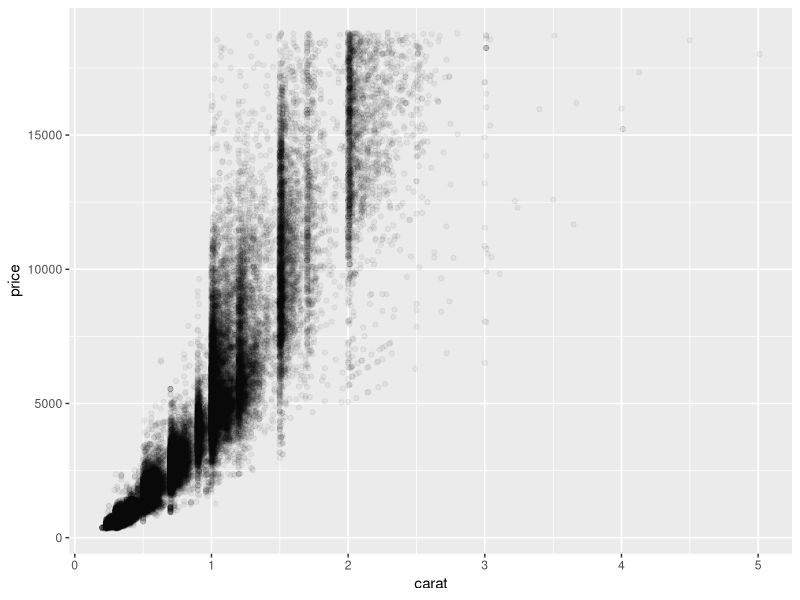
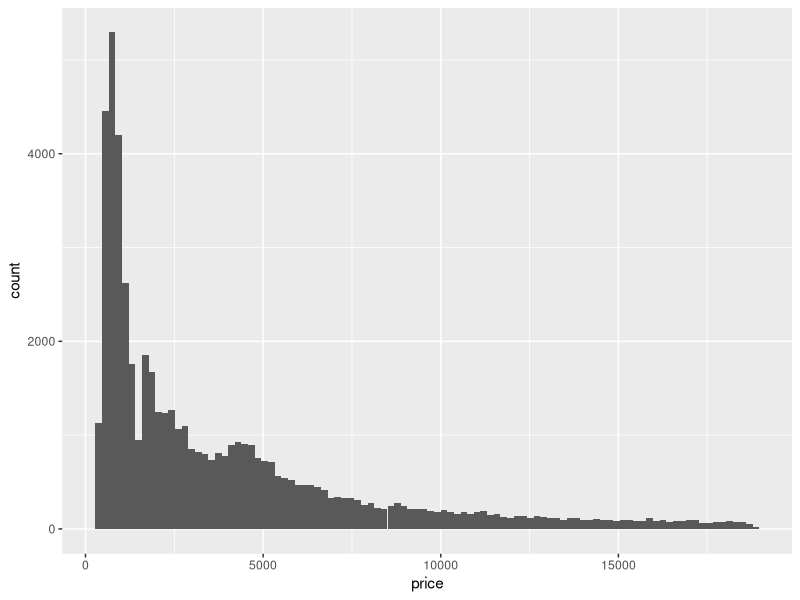
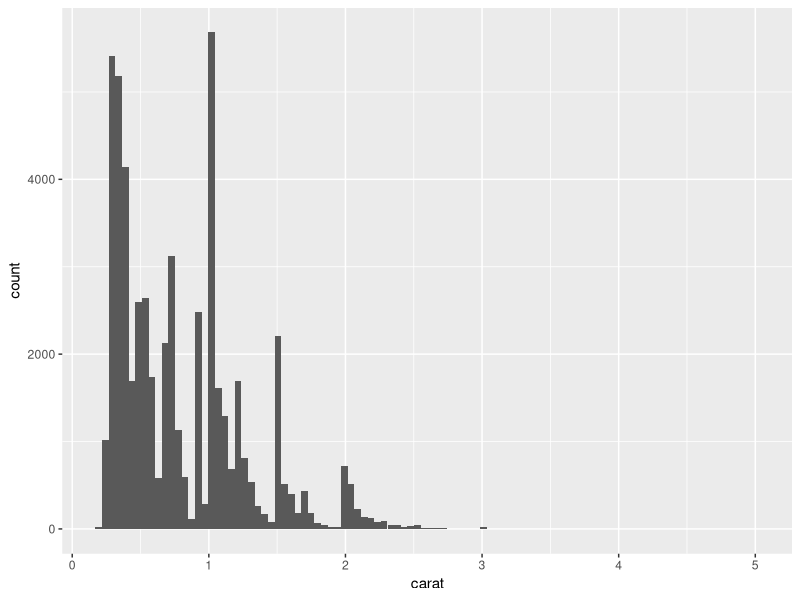
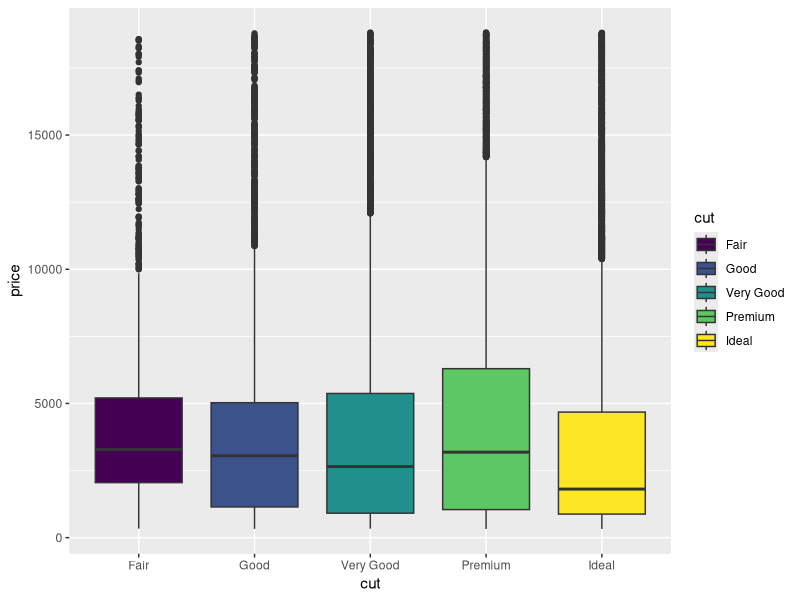
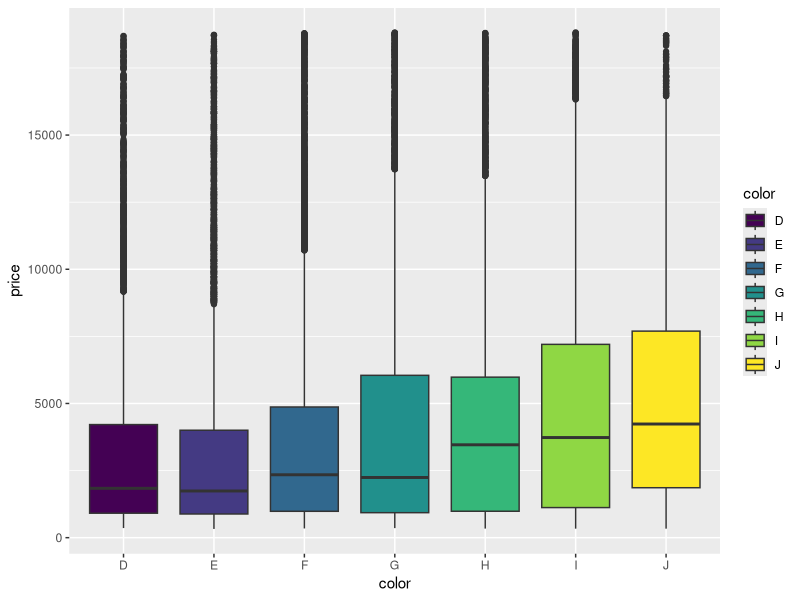
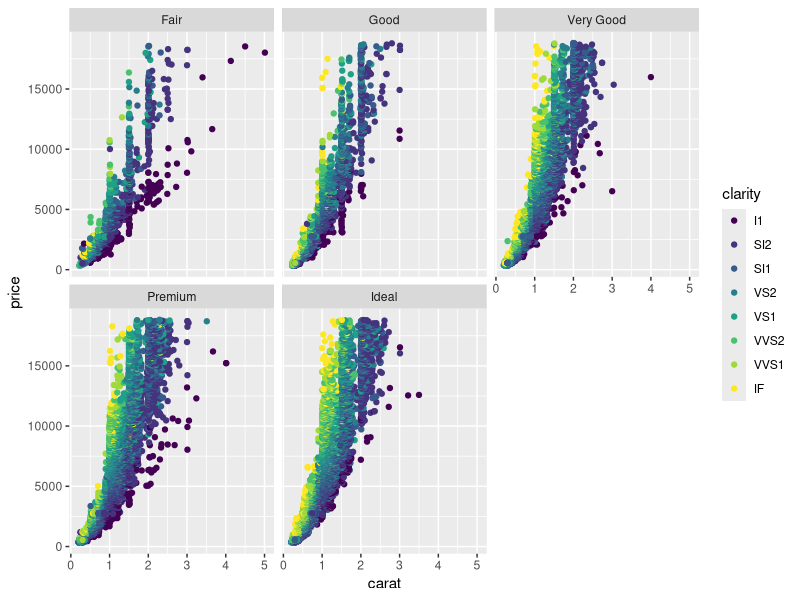
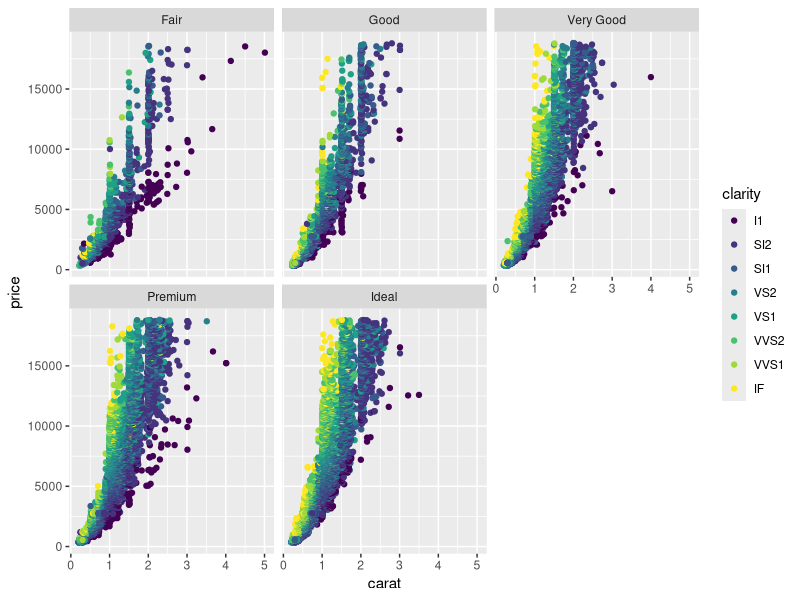

Reproduce these figures in R, in order.

#Read in data
library(ggplot2)
library(gridExtra)

# load the diamonds dataset
diamonds <- diamonds

head(diamonds)


#Calulate the number of rows and columns
nrow(diamonds)

ncol(diamonds)

#make a "quick" plot using ggplot2


#Plot carat vs. price
ggplot(diamonds, aes(carat, price)) +
  geom_point(alpha=0.05)


#Check out distribution of data
ggplot(diamonds, aes(price)) +
  geom_histogram(bins=100)

ggplot(diamonds, aes(carat)) +
  geom_histogram(bins=100)

#Compare numeric variables

ggplot(diamonds, aes(cut, price)) +
  geom_boxplot(aes(fill=cut))

ggplot(diamonds, aes(color, price)) +
  geom_boxplot(aes(fill=color))

#Facet by factor variables
ggplot(diamonds, aes(carat, price, colour=clarity)) +
  geom_point()+
  facet_wrap(~cut)


#Plot the data to png

png("ggplot", width = 10, height = 7.5, units = 'in', res=220)

ggplot(diamonds, aes(carat, price, colour=clarity)) +
  geom_point()+
  facet_wrap(~cut)

dev.off()
